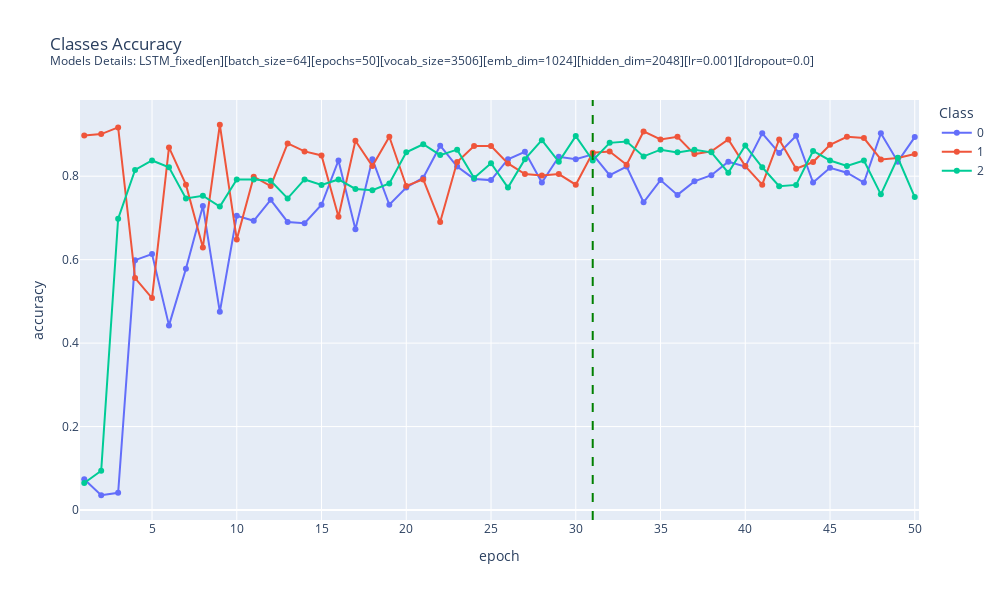

Here is the notebook cell this chart was saved with:
### Code cell
classes_res_en = pd.read_csv(classes_res_en_path)

# trick to reset index with classes values
classes_res_en["index"] = [0,1,2]*50
classes_res_en.set_index("index")

plot_classes_accuracy(
    classes_res_en, 
    vertical_line=31, # best epoch chosen
    subtitle="Models Details: " + BEST_LSTM_EN.MODEL_DESCRIPTION
    )

### Figure 1 — Plotly figure (JSON) as saved in the notebook; plotly's stock layout.template omitted (floating-point values rounded to 4 significant figures)
{"data": [{"hovertemplate": "Class=0<br>epoch=%{x}<br>accuracy=%{y}<extra></extra>", "legendgroup": "0", "line": {"color": "#636efa", "dash": "solid"}, "marker": {"symbol": "circle"}, "mode": "lines+markers", "name": "0", "orientation": "v", "showlegend": true, "type": "scatter", "x": [1, 2, 3, 4, 5, 6, 7, 8, 9, 10, 11, 12, 13, 14, 15, 16, 17, 18, 19, 20, 21, 22, 23, 24, 25, 26, 27, 28, 29, 30, 31, 32, 33, 34, 35, 36, 37, 38, 39, 40, 41, 42, 43, 44, 45, 46, 47, 48, 49, 50], "xaxis": "x", "y": [0.0737, 0.0354, 0.0413, 0.5988, 0.6136, 0.4425, 0.5782, 0.7286, 0.4749, 0.705, 0.6932, 0.7434, 0.6903, 0.6873, 0.7316, 0.8378, 0.6726, 0.8407, 0.7316, 0.7729, 0.7965, 0.8732, 0.823, 0.7935, 0.7906, 0.8407, 0.8584, 0.7847, 0.8466, 0.8407, 0.8525, 0.8024, 0.823, 0.7375, 0.7906, 0.7552, 0.7876, 0.8024, 0.8348, 0.823, 0.9027, 0.8555, 0.8968, 0.7847, 0.8201, 0.8083, 0.7847, 0.9027, 0.8348, 0.8938], "yaxis": "y"}, {"hovertemplate": "Class=1<br>epoch=%{x}<br>accuracy=%{y}<extra></extra>", "legendgroup": "1", "line": {"color": "#EF553B", "dash": "solid"}, "marker": {"symbol": "circle"}, "mode": "lines+markers", "name": "1", "orientation": "v", "showlegend": true, "type": "scatter", "x": [1, 2, 3, 4, 5, 6, 7, 8, 9, 10, 11, 12, 13, 14, 15, 16, 17, 18, 19, 20, 21, 22, 23, 24, 25, 26, 27, 28, 29, 30, 31, 32, 33, 34, 35, 36, 37, 38, 39, 40, 41, 42, 43, 44, 45, 46, 47, 48, 49, 50], "xaxis": "x", "y": [0.8978, 0.901, 0.9169, 0.5559, 0.508, 0.869, 0.7796, 0.6294, 0.9233, 0.6486, 0.7987, 0.7764, 0.8786, 0.8594, 0.8498, 0.7029, 0.885, 0.8243, 0.8946, 0.7764, 0.7923, 0.6901, 0.8339, 0.8722, 0.8722, 0.8307, 0.8051, 0.8019, 0.8051, 0.7796, 0.8562, 0.8594, 0.8275, 0.9073, 0.8882, 0.8946, 0.853, 0.8594, 0.8882, 0.8243, 0.7796, 0.8882, 0.8179, 0.8339, 0.8754, 0.8946, 0.8914, 0.8403, 0.8435, 0.853], "yaxis": "y"}, {"hovertemplate": "Class=2<br>epoch=%{x}<br>accuracy=%{y}<extra></extra>", "legendgroup": "2", "line": {"color": "#00cc96", "dash": "solid"}, "marker": {"symbol": "circle"}, "mode": "lines+markers", "name": "2", "orientation": "v", "showlegend": true, "type": "scatter", "x": [1, 2, 3, 4, 5, 6, 7, 8, 9, 10, 11, 12, 13, 14, 15, 16, 17, 18, 19, 20, 21, 22, 23, 24, 25, 26, 27, 28, 29, 30, 31, 32, 33, 34, 35, 36, 37, 38, 39, 40, 41, 42, 43, 44, 45, 46, 47, 48, 49, 50], "xaxis": "x", "y": [0.0649, 0.0942, 0.6981, 0.8149, 0.8377, 0.8214, 0.7468, 0.7532, 0.7273, 0.7922, 0.7922, 0.789, 0.7468, 0.7922, 0.7792, 0.7922, 0.7695, 0.7662, 0.7825, 0.8571, 0.8766, 0.8506, 0.8636, 0.7955, 0.8312, 0.7727, 0.8409, 0.8864, 0.8344, 0.8961, 0.8377, 0.8799, 0.8831, 0.8474, 0.8636, 0.8571, 0.8636, 0.8571, 0.8084, 0.8734, 0.8214, 0.776, 0.7792, 0.8604, 0.8377, 0.8247, 0.8377, 0.7565, 0.8442, 0.75], "yaxis": "y"}], "layout": {"height": 600, "legend": {"title": {"text": "Class"}, "tracegroupgap": 0}, "shapes": [{"line": {"color": "green", "dash": "dash", "width": 2}, "type": "line", "x0": 31, "x1": 31, "xref": "x", "y0": 0, "y1": 1, "yref": "y domain"}], "title": {"text": "Classes Accuracy<br><sup>Models Details: LSTM_fixed[en][batch_size=64][epochs=50][vocab_size=3506][emb_dim=1024][hidden_dim=2048][lr=0.001][dropout=0.0]<sup>"}, "width": 1000, "xaxis": {"anchor": "y", "domain": [0, 1], "range": [0.75, 50.25], "title": {"text": "epoch"}}, "yaxis": {"anchor": "x", "domain": [0, 1], "title": {"text": "accuracy"}}}}
